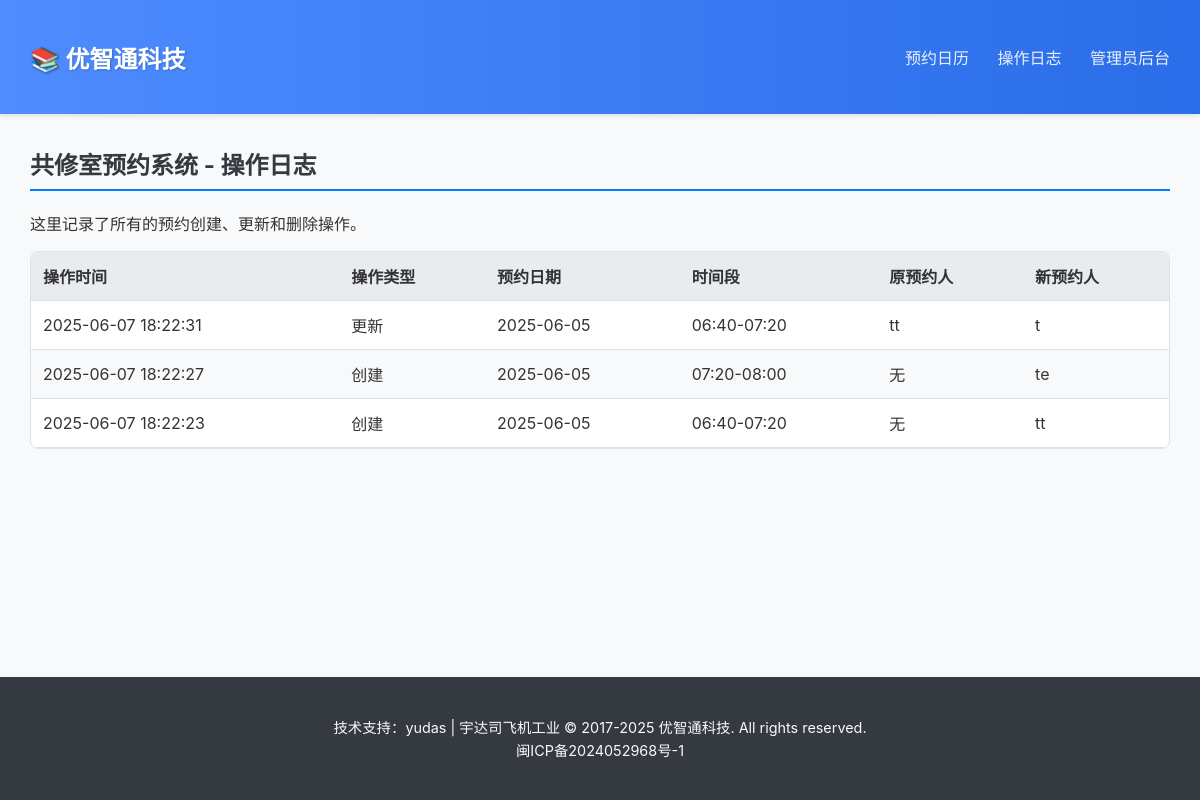
/logs, run on an earlier commit of the app's database.
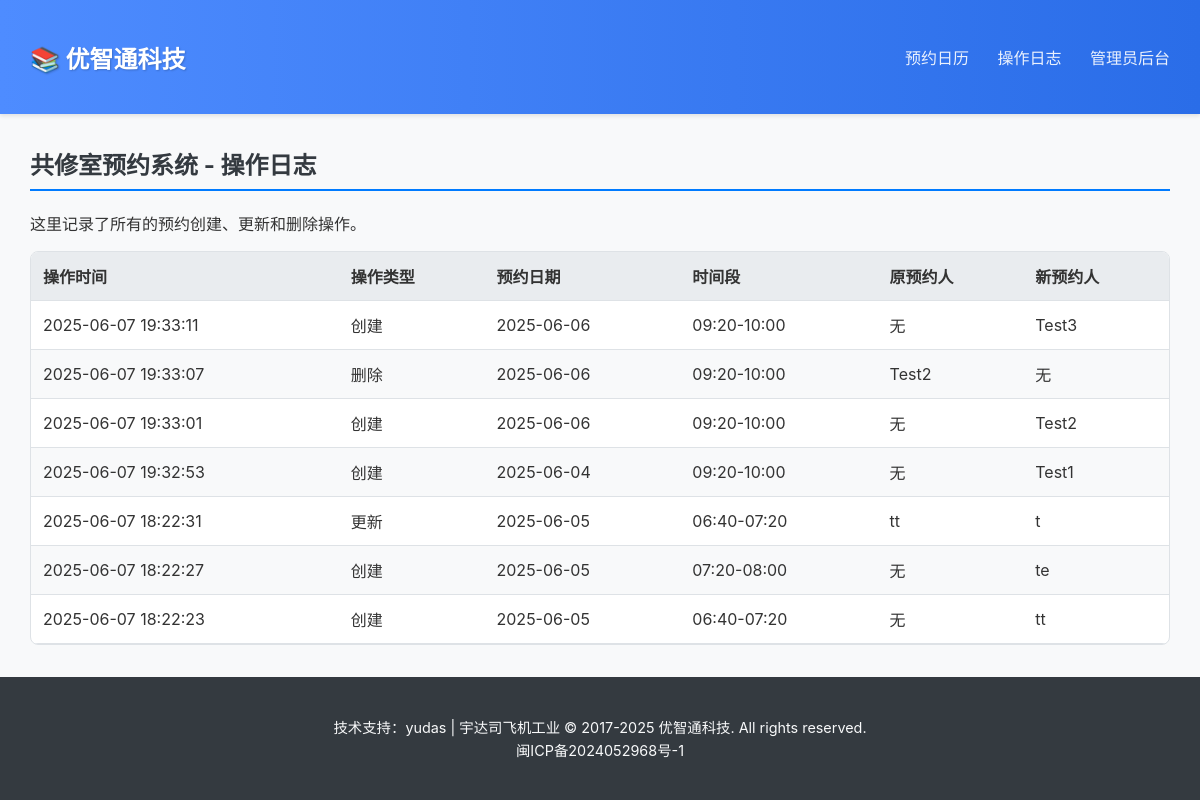
And on a later commit of the database.
### app.py (models this page shows)
    class Log(sql_alchemy_db.Model): id = sql_alchemy_db.Column(sql_alchemy_db.Integer,
                                                                primary_key=True); action = sql_alchemy_db.Column(
        sql_alchemy_db.String(20)); date = sql_alchemy_db.Column(
        sql_alchemy_db.String(20)); time_slot = sql_alchemy_db.Column(
        sql_alchemy_db.String(20)); old_user_name = sql_alchemy_db.Column(
        sql_alchemy_db.String(100)); new_user_name = sql_alchemy_db.Column(
        sql_alchemy_db.String(100)); timestamp = sql_alchemy_db.Column(sql_alchemy_db.String(30))

### app.py (the view)
@app.route('/logs')
@check_db_connection
def logs():
    if db_is_redis:
        log_entries = [json.loads(log) for log in db.lrange('logs', 0, -1)]
    else:
        log_entries = [l.__dict__ for l in Log.query.order_by(Log.id.desc()).all()]
    return render_template('logs.html', logs=log_entries)

### app.py (called while the page is built)
def check_db_connection(f):
    @wraps(f)
    def decorated_function(*args, **kwargs):
        db_handle = db if db_is_redis else db.session
        if db_handle is None: return "数据库连接失败，请检查服务器配置或环境变量。", 503
        return f(*args, **kwargs)
    return decorated_function

### templates/logs.html (shortened to what this page needs)
{% extends "base.html" %}
{% block content %}
<h2>共修室预约系统 - 操作日志</h2>
<p>这里记录了所有的预约创建、更新和删除操作。</p>
<div class="table-container">
    <table>
        <thead>
            <tr>
                <th>操作时间</th>
                <th>操作类型</th>
                <th>预约日期</th>
                <th>时间段</th>
                <th>原预约人</th>
                <th>新预约人</th>
            </tr>
        </thead>
        <tbody>
            {% for log in logs %}
            <tr>
                <td>{{ log.timestamp }}</td>
                <td>
                    {% if log.action == 'create' %}创建
                    {% elif log.action == 'update' %}更新
                    {% elif log.action == 'delete' %}删除
                    {% else %}{{ log.action }}
                    {% endif %}
                </td>
                <td>{{ log.date }}</td>
                <td>{{ log.time_slot }}</td>
                <td>{{ log.old_user_name }}</td>
                <td>{{ log.new_user_name }}</td>
            </tr>
            {% else %}
            <tr>
                <td colspan="6">暂无任何操作日志。</td>
            </tr>
            {% endfor %}
        </tbody>
    </table>
</div>
{% endblock %}

### templates/base.html (shortened to what this page needs)
<!DOCTYPE html>
<html lang="zh-CN">
<head>
    <link rel="stylesheet" href="{{ url_for('static', filename='css/style.css') }}">
</head>
<body>
    <header>
        <div class="container">
            <h1><a href="{{ url_for('welcome') }}">📚 优智通科技</a></h1>
            <nav>
                <a href="{{ url_for('schedule') }}">预约日历</a>
                <a href="{{ url_for('logs') }}">操作日志</a>
                <a href="{{ url_for('admin') }}">管理员后台</a>
            </nav>
        </div>
    </header>
    <main>
        <div class="container">
            {% block content %}{% endblock %}
        </div>
    </main>
    <footer>
        <div class="container">
            <p>
                技术支持：yudas | 宇达司飞机工业 &copy; 2017-2025 优智通科技. All rights reserved.
                <br>
                <a href="https://beian.miit.gov.cn/" target="_blank" rel="noopener noreferrer">闽ICP备2024052968号-1</a>
            </p>
        </div>
    </footer>
</body>
</html>

### static/css/style.css (style rules this page uses)
:root { --primary-color: #007bff; --primary-hover-color: #0056b3; --danger-color: #dc3545; --danger-hover-color: #c82333; --special-date-bg: #fff3cd; --border-color: #dee2e6; --background-color: #f8f9fa; --text-color: #333; --header-bg: #ffffff; --footer-bg: #343a40; --footer-text: #f8f9fa; --font-family: -apple-system, BlinkMacSystemFont, "Segoe UI", Roboto, "Helvetica Neue", Arial, sans-serif; }
body { font-family: var(--font-family); margin: 0; background-color: var(--background-color); color: var(--text-color); display: flex; flex-direction: column; min-height: 100vh; }
h2 { color: #343a40; border-bottom: 2px solid #007bff; padding-bottom: 0.5rem; margin-top: 0; }
.container { width: 95%; max-width: 1400px; margin: 0 auto; padding: 0 1rem; }
header { background: linear-gradient(90deg, #4e8cff 0%, #2a6de8 100%); padding: 1rem 0; box-shadow: 0 2px 4px rgba(0,0,0,0.1); }
header .container { display: flex; justify-content: space-between; align-items: center; }
header h1 a { text-decoration: none; color: white; font-size: 1.5rem; text-shadow: 1px 1px 2px rgba(0,0,0,0.2); }
header nav a { margin-left: 1.5rem; text-decoration: none; color: white; font-weight: 500; opacity: 0.9; transition: opacity 0.2s; }
main { flex-grow: 1; padding: 2rem 0; }
footer { background: var(--footer-bg); color: var(--footer-text); padding: 1.5rem 0; text-align: center; font-size: 0.9rem; line-height: 1.6; }
footer a { color: var(--footer-text); text-decoration: none; }
.table-container { overflow-x: auto; background: white; border: 1px solid var(--border-color); border-radius: 8px; }
table { width: 100%; border-collapse: collapse; }
table th, table td { padding: 0.75rem; border-bottom: 1px solid var(--border-color); text-align: left; }
table thead th { background-color: #e9ecef; }
table tbody tr:nth-child(even) { background-color: #f8f9fa; }

What changed in the data, as far as the page shows it:
added Log: timestamp "2025-06-07 19:33:11", action "创建", date "2025-06-06", time_slot "09:20-10:00", old_user_name "无", new_user_name "Test3"
added Log: timestamp "2025-06-07 19:33:07", action "删除", date "2025-06-06", time_slot "09:20-10:00", old_user_name "Test2", new_user_name "无"
added Log: timestamp "2025-06-07 19:33:01", action "创建", date "2025-06-06", time_slot "09:20-10:00", old_user_name "无", new_user_name "Test2"
added Log: timestamp "2025-06-07 19:32:53", action "创建", date "2025-06-04", time_slot "09:20-10:00", old_user_name "无", new_user_name "Test1"
